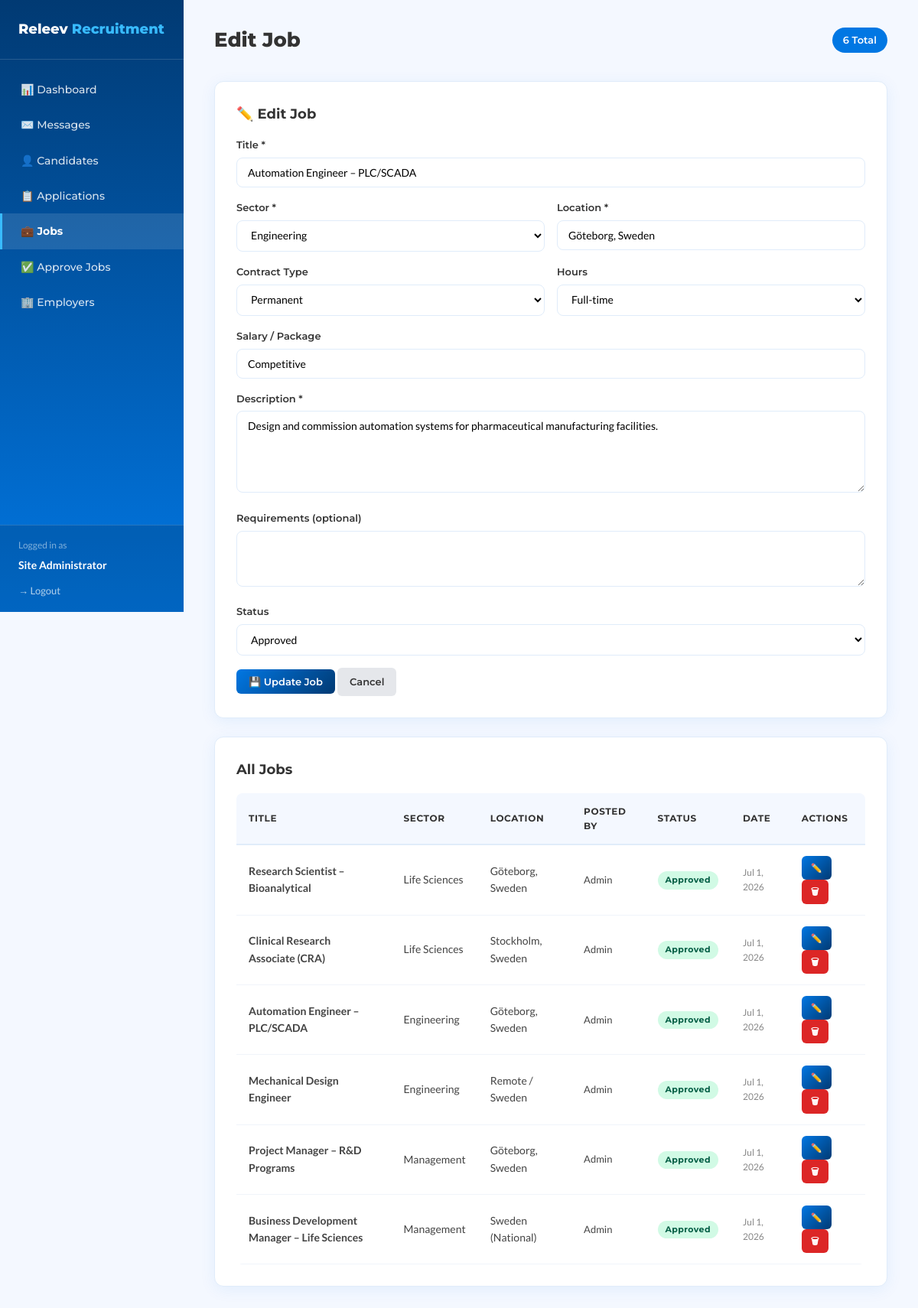
The app's page /admin/jobs.php?edit=3 (signed in) with its own data.
### tables this page shows
CREATE TABLE jobs (
    id INT AUTO_INCREMENT PRIMARY KEY,
    employer_id INT DEFAULT NULL,
    posted_by ENUM('admin','employer') NOT NULL DEFAULT 'admin',
    title VARCHAR(200) NOT NULL,
    sector ENUM('Life Sciences','Engineering','Management') NOT NULL,
    location VARCHAR(150) NOT NULL,
    contract_type ENUM('Permanent','Contract','Temporary','Internship') DEFAULT 'Permanent',
    hours ENUM('Full-time','Part-time') DEFAULT 'Full-time',
    salary VARCHAR(150),
    description TEXT NOT NULL,
    requirements TEXT,
    status ENUM('pending','approved','rejected','closed') DEFAULT 'pending',
    rejection_reason TEXT,
    posted_at DATETIME DEFAULT CURRENT_TIMESTAMP,
    approved_at DATETIME DEFAULT NULL,
    INDEX idx_status (status),
    INDEX idx_sector (sector),
    FOREIGN KEY (employer_id) REFERENCES employers(id) ON DELETE SET NULL
);

### admin/jobs.php (the view, shortened to what this page needs)
<?php
$pdo = db_connect();
$edit = null;
if (isset($_GET['edit'])) {
    $stmt = $pdo->prepare("SELECT * FROM jobs WHERE id=?");
    $stmt->execute([(int)$_GET['edit']]);
    $edit = $stmt->fetch();
}
require __DIR__ . '/_layout-top.php';
$jobs = $pdo->query("SELECT j.*, e.company_name FROM jobs j LEFT JOIN employers e ON j.employer_id=e.id ORDER BY j.posted_at DESC")->fetchAll();
?>
<div class="main-header">
  <h2><?= $edit ? 'Edit Job' : 'Manage Jobs' ?></h2>
  <span class="badge"><?= count($jobs) ?> Total</span>
</div>
<div class="card">
  <h3><?= $edit ? '✏️ Edit Job' : '➕ Create New Job' ?></h3>
  <form method="POST">
    <div class="form-group">
      <label>Title *</label>
      <input type="text" name="title" required value="<?= htmlspecialchars($edit['title'] ?? '') ?>">
    </div>
    <div class="form-row">
      <div class="form-group">
        <label>Sector *</label>
        <select name="sector" required>
          <?php foreach (['Life Sciences','Engineering','Management'] as $s): ?>
            <option value="<?= $s ?>" <?= ($edit['sector'] ?? '')===$s?'selected':'' ?>><?= $s ?></option>
          <?php endforeach; ?>
        </select>
      </div>
      <div class="form-group">
        <label>Location *</label>
        <input type="text" name="location" required value="<?= htmlspecialchars($edit['location'] ?? '') ?>">
      </div>
    </div>
    <div class="form-row">
      <div class="form-group">
        <label>Contract Type</label>
        <select name="contract_type">
          <?php foreach (['Permanent','Contract','Temporary','Internship'] as $t): ?>
            <option value="<?= $t ?>" <?= ($edit['contract_type'] ?? 'Permanent')===$t?'selected':'' ?>><?= $t ?></option>
          <?php endforeach; ?>
        </select>
      </div>
      <div class="form-group">
        <label>Hours</label>
        <select name="hours">
          <option value="Full-time" <?= ($edit['hours'] ?? 'Full-time')==='Full-time'?'selected':'' ?>>Full-time</option>
        </select>
      </div>
    </div>
    <div class="form-group">
      <label>Salary / Package</label>
      <input type="text" name="salary" value="<?= htmlspecialchars($edit['salary'] ?? '') ?>" placeholder="e.g. Competitive, 50k–65k SEK/mo">
    </div>
    <div class="form-group">
      <label>Description *</label>
      <textarea name="description" rows="5" required><?= htmlspecialchars($edit['description'] ?? '') ?></textarea>
    </div>
    <div class="form-group">
      <label>Requirements (optional)</label>
      <textarea name="requirements" rows="3"><?= htmlspecialchars($edit['requirements'] ?? '') ?></textarea>
    </div>
    <div class="form-group">
      <label>Status</label>
      <select name="status">
        <?php foreach (['approved','pending','rejected','closed'] as $s): ?>
          <option value="<?= $s ?>" <?= ($edit['status'] ?? 'approved')===$s?'selected':'' ?>><?= ucfirst($s) ?></option>
        <?php endforeach; ?>
      </select>
    </div>
    <button type="submit" class="btn btn-primary"><?= $edit ? '💾 Update Job' : '➕ Create Job' ?></button>
    <?php if ($edit): ?> <a href="jobs.php" class="btn" style="background:#e5e7eb;color:#333;">Cancel</a><?php endif; ?>
  </form>
</div>
<div class="card">
  <h3>All Jobs</h3>
  <?php if ($jobs): ?>
  <table>
    <thead><tr><th>Title</th><th>Sector</th><th>Location</th><th>Posted By</th><th>Status</th><th>Date</th><th>Actions</th></tr></thead>
    <tbody>
      <?php foreach ($jobs as $j): ?>
      <tr>
        <td><strong><?= htmlspecialchars($j['title']) ?></strong></td>
        <td><?= htmlspecialchars($j['sector']) ?></td>
        <td><?= htmlspecialchars($j['location']) ?></td>
        <td style="font-size:13px;"><?= htmlspecialchars($j['company_name'] ?: ucfirst($j['posted_by'])) ?></td>
        <td><span class="pill pill-<?= $j['status'] ?>"><?= ucfirst($j['status']) ?></span></td>
        <td style="font-size:12px;color:#888;"><?= date('M j, Y', strtotime($j['posted_at'])) ?></td>
        <td>
          <a href="?edit=<?= $j['id'] ?>" class="btn btn-primary btn-sm">✏️</a>
          <a href="?delete=<?= $j['id'] ?>" class="btn btn-danger btn-sm" onclick="return confirm('Delete this job?')">🗑</a>
        </td>
      </tr>
      <?php endforeach; ?>
    </tbody>
  </table>
  <?php else: ?>
  <div class="empty"><div class="icon">💼</div>No jobs yet</div>
  <?php endif; ?>
</div>
<?php require __DIR__ . '/_layout-bottom.php'; ?>

### admin/_layout-top.php (style rules this page uses)
*,*::before,*::after { box-sizing:border-box;margin:0;padding:0 }
body { font-family:'Lato',sans-serif;background:#f4f8ff;color:#333;line-height:1.6 }
a { color:#0177E3;text-decoration:none }
.main-header { display:flex;justify-content:space-between;align-items:center;margin-bottom:32px }
.main-header h2 { font-family:'Montserrat',sans-serif;font-weight:800;font-size:26px;color:#333 }
.main-header .badge { background:#0177E3;color:#fff;padding:6px 14px;border-radius:20px;font-size:13px;font-weight:600;font-family:'Montserrat',sans-serif }
.card { background:#fff;border-radius:12px;padding:28px;border:1px solid #e0ecfa;box-shadow:0 4px 20px rgba(1,119,227,0.08);margin-bottom:24px }
.card h3 { font-family:'Montserrat',sans-serif;font-weight:700;font-size:18px;margin-bottom:16px;color:#333 }
table { width:100%;border-collapse:collapse;background:#fff;border-radius:8px;overflow:hidden }
th { background:#f4f8ff;color:#333;padding:14px 16px;text-align:left;font-family:'Montserrat',sans-serif;font-weight:700;font-size:12px;letter-spacing:0.6px;text-transform:uppercase;border-bottom:2px solid #e0ecfa }
td { padding:14px 16px;border-bottom:1px solid #f0f4fa;font-size:14px;color:#444 }
.btn { display:inline-block;padding:8px 16px;border-radius:6px;font-family:'Montserrat',sans-serif;font-weight:600;font-size:13px;text-decoration:none;border:none;cursor:pointer;transition:all .2s }
.btn-primary { background:linear-gradient(135deg,#0177E3,#013A73);color:#fff }
.btn-danger { background:#dc2626;color:#fff }
.btn-sm { padding:6px 12px;font-size:12px }
.pill { display:inline-block;padding:3px 10px;border-radius:20px;font-size:11px;font-weight:700;font-family:'Montserrat',sans-serif;letter-spacing:0.4px }
.pill-approved { background:#d1fae5;color:#065f46 }
.form-group { margin-bottom:16px }
.form-group label { display:block;font-family:'Montserrat',sans-serif;font-weight:600;font-size:13px;color:#333;margin-bottom:6px }
.form-group input,.form-group textarea,.form-group select { width:100%;padding:10px 14px;border:1.5px solid #e0ecfa;border-radius:8px;font-family:'Lato',sans-serif;font-size:14px;background:#fff }
.form-row { display:grid;grid-template-columns:1fr 1fr;gap:16px }

### records on screen
jobs: title "Automation Engineer – PLC/SCADA", sector "Engineering", location "Göteborg, Sweden", contract_type "Permanent", hours "Full-time", salary "Competitive", description "Design and commission automation systems for pharmaceutical manufacturing facilities.", status "Approved", posted_by "Admin", posted_at "Jul 1, 2026"
jobs: title "Research Scientist – Bioanalytical", sector "Life Sciences", location "Göteborg, Sweden", posted_by "Admin", status "Approved", posted_at "Jul 1, 2026"
jobs: title "Clinical Research Associate (CRA)", sector "Life Sciences", location "Stockholm, Sweden", posted_by "Admin", status "Approved", posted_at "Jul 1, 2026"
jobs: title "Mechanical Design Engineer", sector "Engineering", location "Remote / Sweden", posted_by "Admin", status "Approved", posted_at "Jul 1, 2026"
jobs: title "Project Manager – R&D Programs", sector "Management", location "Göteborg, Sweden", posted_by "Admin", status "Approved", posted_at "Jul 1, 2026"
jobs: title "Business Development Manager – Life Sciences", sector "Management", location "Sweden (National)", posted_by "Admin", status "Approved", posted_at "Jul 1, 2026"

### other values on screen
$_SESSION['admin_name'] "Site Administrator"
count($jobs) "6"
